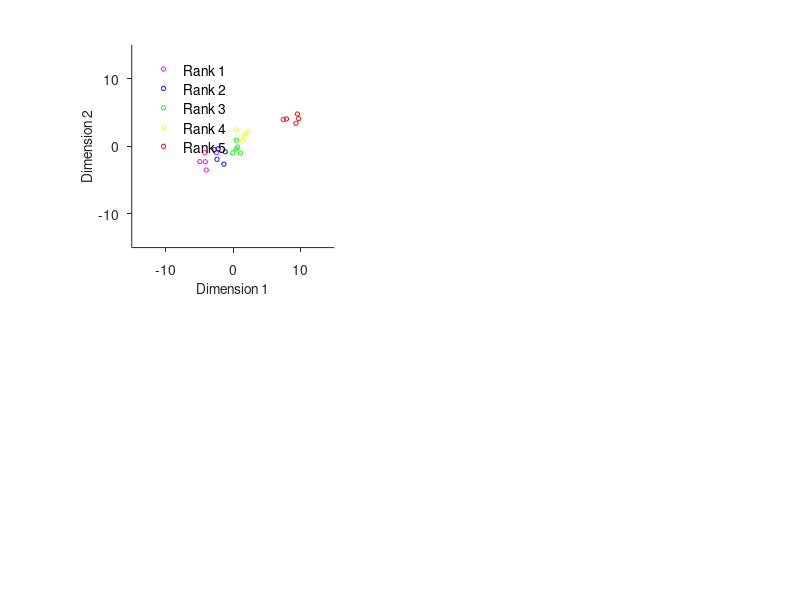

Write MATLAB code to recreate this figure. (Note: this script raises an error after producing the figure.)
clear all
addpath(genpath('./'))
FontSize=10;

%set the situation of the classification problem in the demo.
numClass=5;
numSampleForEachClass=5;
centerForEachClass=[-2 -1 0 1 4];
numFeatureDims=100;

%make data for validation
feature=[];
label=[];
for index_class=1:numClass
    temporal_feature=zeros(numSampleForEachClass,numFeatureDims);
    temporal_feature(:,1)=centerForEachClass(index_class).*2;
    temporal_feature(:,2)=centerForEachClass(index_class).*1;
    feature=[feature;temporal_feature];
    label=[label;ones(numSampleForEachClass,1).*index_class];
end
feature4training=feature+randn(size(feature)).*1;
feature4test=feature+randn(size(feature)).*1;

%make the scatter plot in the feature space
%the first and second dimension have information for classifcation, other
%dimensions are irrelevant.
%Classifiers must ignore irrelevant dimensions for good classifications
figure
subplot(2,2,1)
hold on
for index_class=1:5
    switch index_class
        case 1
            str4color='m';
        case 2
            str4color='b';
        case 3
            str4color='g';
        case 4
            str4color='y';
        case 5
            str4color='r';
    end
    handle4legend(index_class)=scatter(feature4training(label==index_class,1),feature4training(label==index_class,2),10,str4color); 
end
hold off
handle4legend=legend(handle4legend,{'Rank 1','Rank 2','Rank 3','Rank 4','Rank 5'});
set(handle4legend,'Box','off','FontSize',FontSize,'Location','NorthWest')
set(gca,'Box','off','TickDir','out','TickLength',[0.02 0.02])
xlim([-15 15])
ylim([-15 15])
xlabel('Dimension 1','FontSize',FontSize)
ylabel('Dimension 2','FontSize',FontSize)
set(gca,'XTick',[-100:10:100],'FontSize',FontSize)
set(gca,'YTick',[-100:10:100],'FontSize',FontSize)
axis square


%Training of sparse ordianl logistic regression
model=SOLRtrain(feature4training,label);
%Prediction for test data
[predictedLabel_solr P]=SOLRpredict(feature4test,model);
score4SOLR=(sum(predictedLabel_solr==label)./length(predictedLabel_solr)).*100;

%plot the weights obtained
subplot(2,2,3)
weight=zeros(1,size(feature,2));
weight(model.effectiveDim)=model.beta;
bar(weight)
xlabel('Feature dimension','FontSize',FontSize)
ylabel('Weight value','FontSize',FontSize)
set(gca,'XTick',[1 20:20:numFeatureDims],'FontSize',FontSize)
set(gca,'YTick',[0:1:10],'FontSize',FontSize)
xlim([0 numFeatureDims+1])
ylim([0 max(model.beta)+0.1])
set(gca,'Box','off','TickDir','out','TickLength',[0.02 0.02])



%plot the accuracy
subplot(2,2,4)
bar([score4SOLR])
ylabel('% correct','FontSize',FontSize)
xlabel('SOLR', 'FontSize', FontSize)
set(gca,'YTick',[0:25:100],'FontSize',FontSize)
set(gca,'XTick',[])
xlim([0 2])
ylim([0 100])
set(gca,'Box','off','TickDir','out','TickLength',[0.02 0.02])

saveas(gcf,'figDemoSOLR_20171227.png','png')
